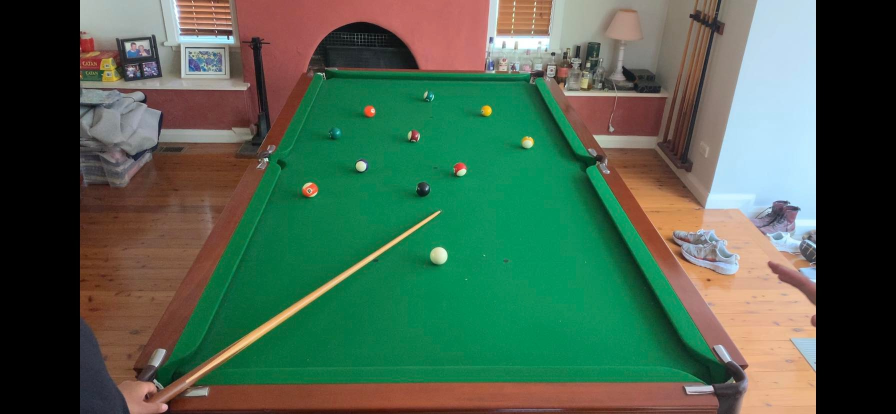
#> input picture testImage.jpg, 1792 x 828 px (shown at 1/2 size)
$ python ballrecognition.py
#> lines starting #> are read from the running program, lines starting #| are printed output that depends on the picture; after the words box and inside, x2 and y2 are one past the last pixel; in counts of white or black regions, pixels touching at a corner belong together
import cv2
import numpy as np


# This function allows us to create a descending sorted list of contour areas.
def contour_area(contours):

    # create an empty list
    cnt_area = []

    # loop through all the contours
    for i in range(0,len(contours),1):
        # for each contour, use OpenCV to calculate the area of the contour
        cnt_area.append(cv2.contourArea(contours[i]))

    # Sort our list of contour areas in descending order
    list.sort(cnt_area, reverse=True)
    return cnt_area

def draw_bounding_box(contours, image, number_of_boxes=1):
    # Call our function to get the list of contour areas
    cnt_area = contour_area(contours)


    # Loop through each contour of ou  r image
    for i in range(0,len(contours),1):
        cnt = contours[i]

        # Only draw the the largest number of boxes
        if (cv2.contourArea(cnt) > cnt_area[number_of_boxes]):

            # Use OpenCV boundingRect function to get the details of the contour
            x,y,w,h = cv2.boundingRect(cnt)

            # Draw the bounding box
            image=cv2.rectangle(image,(x,y),(x+w,y+h),(0,0,255),2)


    return image

def isolate_bounding_box(contours, image, number_of_boxes=1):
    # Call our function to get the list of contour areas
    cnt_area = contour_area(contours)


    # Loop through each contour of ou  r image
    for i in range(0,len(contours),1):
        cnt = contours[i]

        # Only draw the the largest number of boxes
        if (cv2.contourArea(cnt) > cnt_area[number_of_boxes]):

            # Use OpenCV boundingRect function to get the details of the contour
            x,y,w,h = cv2.boundingRect(cnt)

            # Draw the bounding box
            image=cv2.rectangle(image,(x,y),(x+w,y+h),(0,0,255),2)
            result = image[y: y + h, x: x + w]


    return result


img = cv2.imread("testImage.jpg")
#> img is the input picture: shape (828, 1792, 3); mean B, G, R 78.4, 98.5, 74.3
img = cv2.resize(img, (1280, 800))
#> img: shape (800, 1280, 3)

def get_pool_table_contours(image):
    lower_green = np.array([30,140,0])
    upper_green = np.array([100,255,255])

    img_hsv = cv2.cvtColor(image, cv2.COLOR_BGR2HSV)
    mask = cv2.inRange(img_hsv, lower_green, upper_green)

    # Generate contours based on our mask
    contours,hierarchy = cv2.findContours(mask, 1, 2)
    return contours, hierarchy


def find_black_objects(img):
    # Convert BGR to HSV

    hsv = cv2.cvtColor(img, cv2.COLOR_BGR2HSV)

    # define range of black color in HSV

    lower_val = np.array([0,0,0])

    upper_val = np.array([179,100,130])

    # Threshold the HSV image to get only black colors

    mask = cv2.inRange(hsv, lower_val, upper_val)

    # Bitwise-AND mask and original image

    res = cv2.bitwise_and(img,img, mask= mask)

    # invert the mask to get black letters on white background

    res2 = cv2.bitwise_not(mask)

    # display image

    cv2.imshow("img", res)

    cv2.imshow("img2", res2)

    cv2.waitKey(0)

    cv2.destroyAllWindows()

def main():

    img = cv2.imread("testImage.jpg")
    img = cv2.resize(img, (1280, 800))

    contours, hierachy = get_pool_table_contours(img)
#> in get_pool_table_contours, `img_hsv = cv2.cvtColor(image, cv2.COLOR_BGR2HSV)`: img_hsv: shape (800, 1280, 3); mean H, S, V 44.4, 121.9, 115.7
#> in get_pool_table_contours, `mask = cv2.inRange(img_hsv, lower_green, upper_green)`:
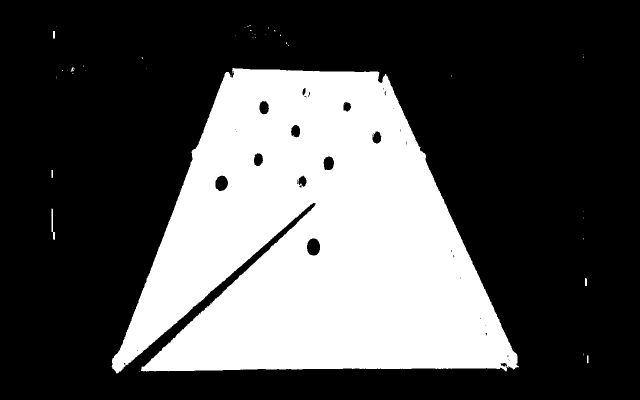
#> mask: shape (800, 1280) (shown at 1/2 size); 32% white; 47 white regions (40 under 20 px)
#> in get_pool_table_contours, `contours,hierarchy = cv2.findContours(mask, 1, 2)`: contours = 96 contours, 75 with area under 20; largest, box (x1, y1, x2, y2) and area: (223, 136, 1038, 747) 329330, (613, 476, 641, 512) 758, (430, 350, 457, 383) 634, (646, 312, 669, 341) 494, (518, 201, 539, 230) 426
    img = isolate_bounding_box(contours, img)

    hsv = cv2.cvtColor(img, cv2.COLOR_BGR2HSV)

    find_black_objects(img)


    # Threshold of green in HSV space
    lower_green = np.array([40, 40, 40])
    upper_green = np.array([70, 255, 255])

    # preparing the mask to overlay
    mask = cv2.inRange(hsv, lower_green, upper_green)

    # The black region in the mask has the value of 0,
    # so when multiplied with original image removes all non-blue regions
    result = cv2.bitwise_and(img, img, mask = mask)

    result = cv2.cvtColor(result, cv2.COLOR_HSV2BGR)
    result = cv2.cvtColor(result, cv2.COLOR_BGR2GRAY)

    while True:
        cv2.imshow("iamge", result)
        q = cv2.waitKey(1)
        if q==ord("q"):
            break


    # Detect circles in the image using the HoughCircles function
    circles = cv2.HoughCircles(result, cv2.HOUGH_GRADIENT, 1, 50, param1=90, param2=13, minRadius=3, maxRadius=30)

    # Draw the circles on the image
    if circles is not None:
        circles = np.round(circles[0, :]).astype("int")
        for (x, y, r) in circles:
            cv2.circle(img, (x, y), r, (0, 255, 0), 2)


    while True:
        cv2.imshow("iamge", img)
        q = cv2.waitKey(1)
        if q==ord("q"):
            break

if __name__ == "__main__":
    main()
#> the loop in contour_area, `for i in range(0,len(contours),1):` made 96 passes
#> after the loop in contour_area, `for i in range(0,len(contours),1):`: cnt_area = 96 values, max 329330.5 at index 73, min 0 at index 0, mean 3478.4
#> in isolate_bounding_box, `cnt_area = contour_area(contours)`: cnt_area = 96 values, max 329330.5 at index 0, min 0 at index 65, mean 3478.4
#> the loop in isolate_bounding_box, `for i in range(0,len(contours),1):` made 96 passes
#> (x, y, w, h) on pass 74: (223, 136, 815, 611)
#> cnt on passes 1 to 6: [[235, 747]], [[278, 743]], [[390, 742]], [[239, 742], [240, 741], [241, 742], [240, 743]], [[243, 738], [244, 737], [245, 738], [244, 739]], [[244, 737], [245, 736], [246, 737], [245, 738]]
#> after the loop in isolate_bounding_box, `for i in range(0,len(contours),1):`:
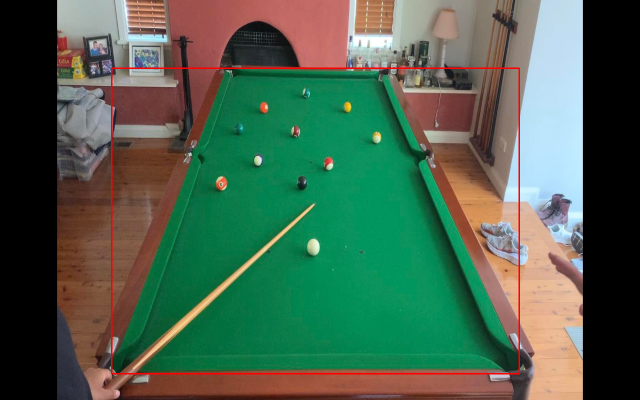
#> image: shape (800, 1280, 3) (shown at 1/2 size); mean B, G, R 77.5, 97.6, 75.2
#> in main, `hsv = cv2.cvtColor(img, cv2.COLOR_BGR2HSV)`: hsv: shape (611, 815, 3); mean H, S, V 58.9, 191.5, 128.5
#> in find_black_objects, `mask = cv2.inRange(hsv, lower_val, upper_val)`:
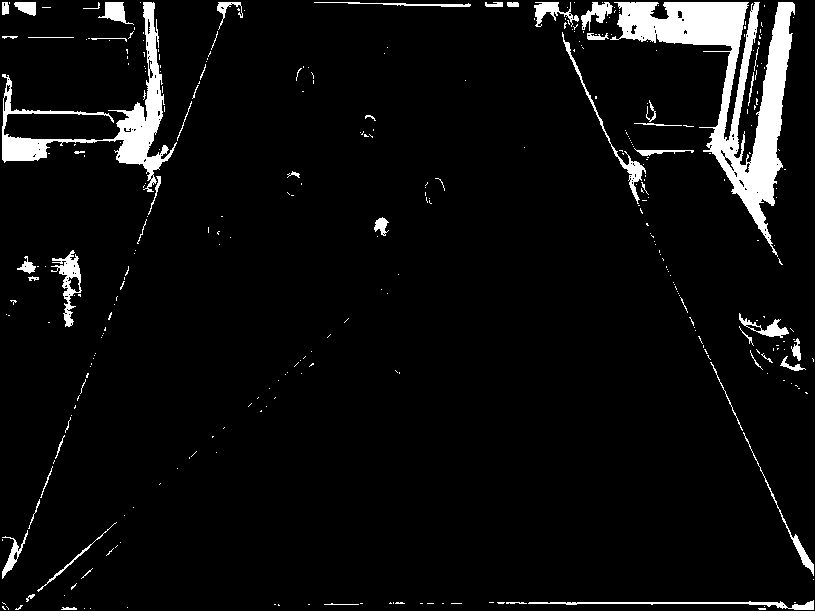
#> mask: shape (611, 815); 5.4% white; 341 white regions (285 under 20 px), largest, box (x1, y1, x2, y2) and area: (610, 2, 795, 257) 12902, (2, 2, 177, 192) 5385, (51, 250, 82, 327) 783
#> in find_black_objects, `res = cv2.bitwise_and(img,img, mask= mask)`:
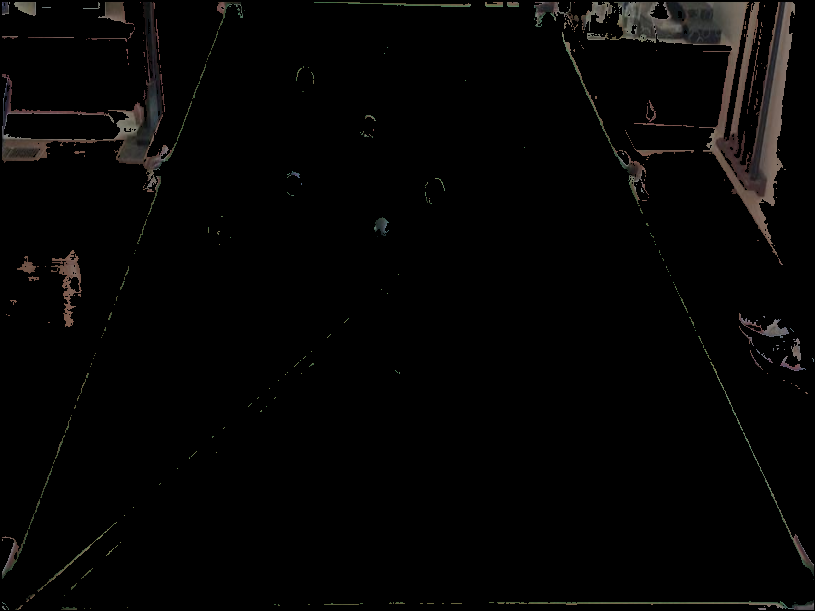
#> res: shape (611, 815, 3); mean B, G, R 3.8, 4.2, 4.7
#> in main, `mask = cv2.inRange(hsv, lower_green, upper_green)`:
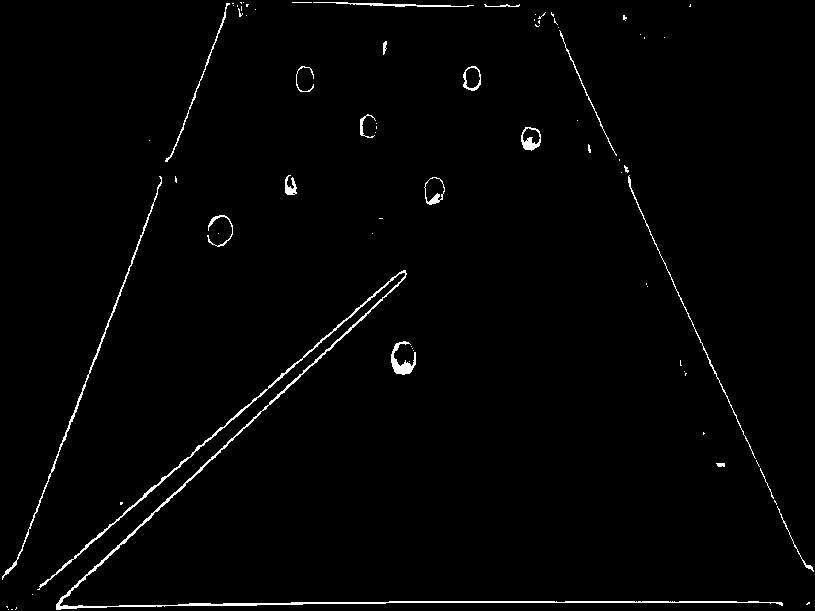
#> mask: shape (611, 815); 1.5% white in thin lines or dots
#> in main, `result = cv2.bitwise_and(img, img, mask = mask)`:
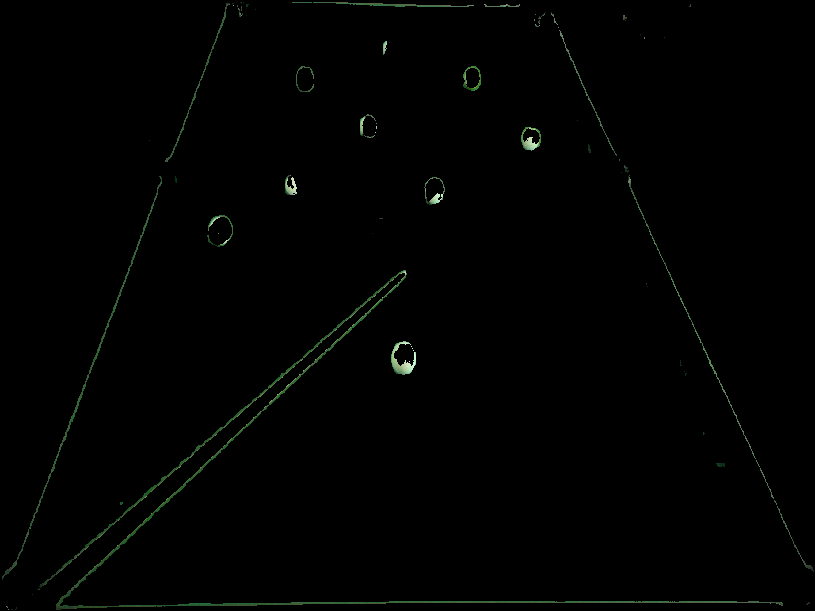
#> result: shape (611, 815, 3); mean B, G, R 1.1, 1.7, 1.1
#> (key q is pressed here)
#> in main, `circles = cv2.HoughCircles(result, cv2.HOUGH_GRADIENT, 1, 50, param1=9..`: circles = [[221.5, 229.5, 14.4], [304.5, 82.5, 9.6], [400.5, 358.5, 14.9], [529.5, 139.5, 9.6], [433.5, 188.5, 10], [471.5, 76.5, 8.4], [366.5, 123.5, 8], [292.5, 181.5, 6]]
#> in main, `circles = np.round(circles[0, :]).astype("int")`: circles = [[222, 230, 14], [304, 82, 10], [400, 358, 15], [530, 140, 10], [434, 188, 10], [472, 76, 8], [366, 124, 8], [292, 182, 6]]
#> the loop in main, `for (x, y, r) in circles:` made 8 passes
#> after the loop in main, `for (x, y, r) in circles:`:
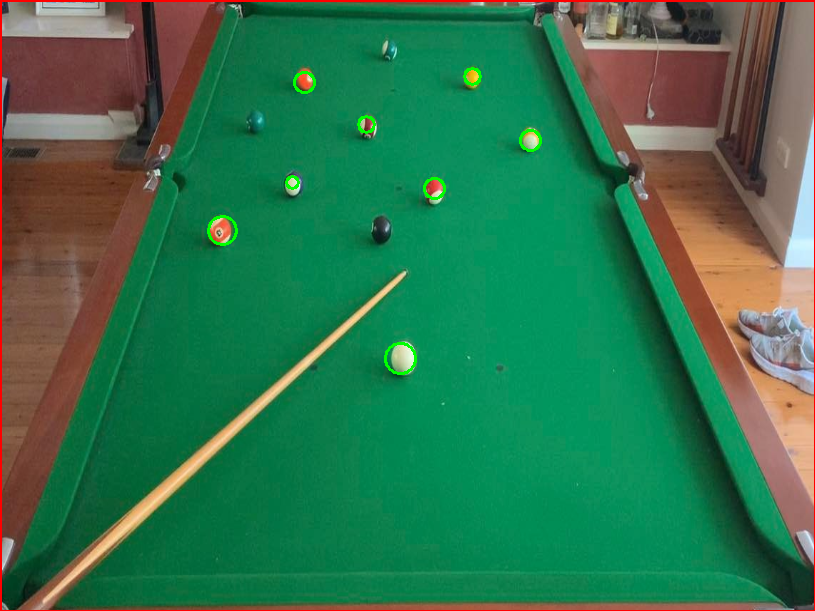
#> img: shape (611, 815, 3); mean B, G, R 77.3, 115, 50.7
#> (key q is pressed here)
